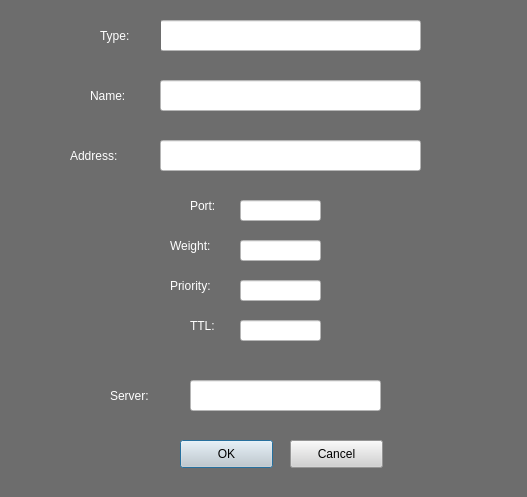
<?xml version="1.0" encoding="UTF-8"?>
<ui version="4.0">
 <class>AddService</class>
 <widget class="QDialog" name="AddService">
  <property name="geometry">
   <rect>
    <x>0</x>
    <y>0</y>
    <width>527</width>
    <height>497</height>
   </rect>
  </property>
  <property name="windowTitle">
   <string>Add Service</string>
  </property>
  <property name="styleSheet">
   <string notr="true">background-color: rgb(109, 109, 109);</string>
  </property>
  <widget class="QLineEdit" name="input_type">
   <property name="geometry">
    <rect>
     <x>160</x>
     <y>20</y>
     <width>261</width>
     <height>31</height>
    </rect>
   </property>
   <property name="styleSheet">
    <string notr="true">background-color: rgb(255, 255, 255);
color: rgb(0, 0, 0);</string>
   </property>
  </widget>
  <widget class="QLineEdit" name="input_name">
   <property name="geometry">
    <rect>
     <x>160</x>
     <y>80</y>
     <width>261</width>
     <height>31</height>
    </rect>
   </property>
   <property name="styleSheet">
    <string notr="true">background-color: rgb(255, 255, 255);
color: rgb(0, 0, 0);</string>
   </property>
  </widget>
  <widget class="QLineEdit" name="input_addr">
   <property name="geometry">
    <rect>
     <x>160</x>
     <y>140</y>
     <width>261</width>
     <height>31</height>
    </rect>
   </property>
   <property name="styleSheet">
    <string notr="true">background-color: rgb(255, 255, 255);
color: rgb(0, 0, 0);</string>
   </property>
  </widget>
  <widget class="QLabel" name="label">
   <property name="geometry">
    <rect>
     <x>100</x>
     <y>20</y>
     <width>61</width>
     <height>31</height>
    </rect>
   </property>
   <property name="styleSheet">
    <string notr="true">font: 75 12pt &quot;MS Shell Dlg 2&quot;;
color: rgb(255, 255, 255);</string>
   </property>
   <property name="text">
    <string>Type:</string>
   </property>
  </widget>
  <widget class="QLabel" name="label_2">
   <property name="geometry">
    <rect>
     <x>90</x>
     <y>80</y>
     <width>61</width>
     <height>31</height>
    </rect>
   </property>
   <property name="styleSheet">
    <string notr="true">font: 75 12pt &quot;MS Shell Dlg 2&quot;;
color: rgb(255, 255, 255);</string>
   </property>
   <property name="text">
    <string>Name:</string>
   </property>
  </widget>
  <widget class="QLabel" name="label_3">
   <property name="geometry">
    <rect>
     <x>70</x>
     <y>140</y>
     <width>81</width>
     <height>31</height>
    </rect>
   </property>
   <property name="styleSheet">
    <string notr="true">font: 75 12pt &quot;MS Shell Dlg 2&quot;;
color: rgb(255, 255, 255);</string>
   </property>
   <property name="text">
    <string>Address:</string>
   </property>
  </widget>
  <widget class="QLabel" name="label_4">
   <property name="geometry">
    <rect>
     <x>190</x>
     <y>190</y>
     <width>41</width>
     <height>31</height>
    </rect>
   </property>
   <property name="styleSheet">
    <string notr="true">font: 75 10pt &quot;MS Shell Dlg 2&quot;;
color: rgb(255, 255, 255);</string>
   </property>
   <property name="text">
    <string>Port:</string>
   </property>
  </widget>
  <widget class="QLabel" name="label_5">
   <property name="geometry">
    <rect>
     <x>170</x>
     <y>230</y>
     <width>61</width>
     <height>31</height>
    </rect>
   </property>
   <property name="styleSheet">
    <string notr="true">font: 75 10pt &quot;MS Shell Dlg 2&quot;;
color: rgb(255, 255, 255);</string>
   </property>
   <property name="text">
    <string>Weight:</string>
   </property>
  </widget>
  <widget class="QLabel" name="label_6">
   <property name="geometry">
    <rect>
     <x>170</x>
     <y>270</y>
     <width>61</width>
     <height>31</height>
    </rect>
   </property>
   <property name="styleSheet">
    <string notr="true">font: 75 10pt &quot;MS Shell Dlg 2&quot;;
color: rgb(255, 255, 255);</string>
   </property>
   <property name="text">
    <string>Priority:</string>
   </property>
  </widget>
  <widget class="QLabel" name="label_7">
   <property name="geometry">
    <rect>
     <x>190</x>
     <y>310</y>
     <width>41</width>
     <height>31</height>
    </rect>
   </property>
   <property name="styleSheet">
    <string notr="true">font: 75 10pt &quot;MS Shell Dlg 2&quot;;
color: rgb(255, 255, 255);</string>
   </property>
   <property name="text">
    <string>TTL:</string>
   </property>
  </widget>
  <widget class="QLineEdit" name="input_port">
   <property name="geometry">
    <rect>
     <x>240</x>
     <y>200</y>
     <width>81</width>
     <height>21</height>
    </rect>
   </property>
   <property name="styleSheet">
    <string notr="true">background-color: rgb(255, 255, 255);
color: rgb(0, 0, 0);</string>
   </property>
  </widget>
  <widget class="QLineEdit" name="input_weight">
   <property name="geometry">
    <rect>
     <x>240</x>
     <y>240</y>
     <width>81</width>
     <height>21</height>
    </rect>
   </property>
   <property name="styleSheet">
    <string notr="true">background-color: rgb(255, 255, 255);
color: rgb(0, 0, 0);</string>
   </property>
  </widget>
  <widget class="QLineEdit" name="input_priority">
   <property name="geometry">
    <rect>
     <x>240</x>
     <y>280</y>
     <width>81</width>
     <height>21</height>
    </rect>
   </property>
   <property name="styleSheet">
    <string notr="true">background-color: rgb(255, 255, 255);
color: rgb(0, 0, 0);</string>
   </property>
  </widget>
  <widget class="QLineEdit" name="input_ttl">
   <property name="geometry">
    <rect>
     <x>240</x>
     <y>320</y>
     <width>81</width>
     <height>21</height>
    </rect>
   </property>
   <property name="styleSheet">
    <string notr="true">background-color: rgb(255, 255, 255);
color: rgb(0, 0, 0);</string>
   </property>
  </widget>
  <widget class="QLabel" name="label_8">
   <property name="geometry">
    <rect>
     <x>110</x>
     <y>380</y>
     <width>81</width>
     <height>31</height>
    </rect>
   </property>
   <property name="styleSheet">
    <string notr="true">font: 75 12pt &quot;MS Shell Dlg 2&quot;;
color: rgb(255, 255, 255);</string>
   </property>
   <property name="text">
    <string>Server:</string>
   </property>
  </widget>
  <widget class="QLineEdit" name="input_server">
   <property name="geometry">
    <rect>
     <x>190</x>
     <y>380</y>
     <width>191</width>
     <height>31</height>
    </rect>
   </property>
   <property name="styleSheet">
    <string notr="true">background-color: rgb(255, 255, 255);
color: rgb(0, 0, 0);</string>
   </property>
  </widget>
  <widget class="QPushButton" name="btn_ok">
   <property name="geometry">
    <rect>
     <x>180</x>
     <y>440</y>
     <width>93</width>
     <height>28</height>
    </rect>
   </property>
   <property name="styleSheet">
    <string notr="true">background-color: rgb(209, 209, 209);</string>
   </property>
   <property name="text">
    <string>OK</string>
   </property>
  </widget>
  <widget class="QPushButton" name="btn_cancel">
   <property name="geometry">
    <rect>
     <x>290</x>
     <y>440</y>
     <width>93</width>
     <height>28</height>
    </rect>
   </property>
   <property name="styleSheet">
    <string notr="true">background-color: rgb(209, 209, 209);</string>
   </property>
   <property name="text">
    <string>Cancel</string>
   </property>
  </widget>
 </widget>
 <resources/>
 <connections/>
</ui>
